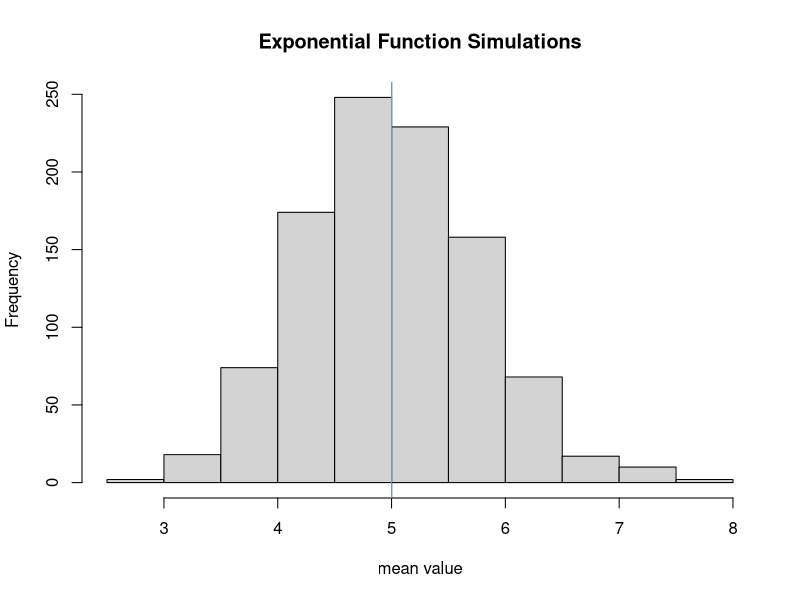
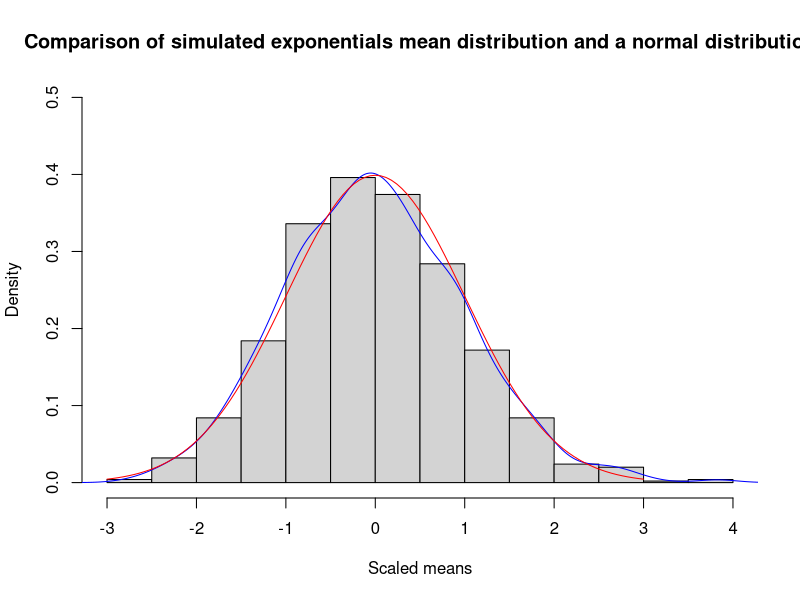

Reproduce these figures in R, in order.
## ---- chunk 1
set.seed(505) # in order results to be reproducible, I set the seed to a value 505
## ---- chunk 2
lambda <- 0.2
nosim <- 1000
n <- 40
## ---- chunk 3
exp_simulated <- matrix(rexp(nosim*n,lambda),nosim)
## ---- chunk 4
exp_sim_means <- apply(exp_simulated,1,mean)
## ---- chunk 5
sim_mean <- mean(exp_sim_means)
## ---- chunk 6
sim_mean
## ---- chunk 7
theoretical_mean <- 1/lambda
## ---- chunk 8
theoretical_mean
## ---- chunk 9
hist(exp_sim_means, xlab = "mean value", main = "Exponential Function Simulations")
abline(v = sim_mean, col = "blue")
abline(v = theoretical_mean, col = "green")
## ---- chunk 10
exp_sim_sd <- sd(exp_sim_means)
## ---- chunk 11
exp_sim_sd
## ---- chunk 12
exp_sim_var <- exp_sim_sd^2
## ---- chunk 13
exp_sim_var
## ---- chunk 14
exp_sim_var <- var(exp_sim_means)
## ---- chunk 15
exp_sim_var
## ---- chunk 16
exp_sim_sd_theoretical <- (1/lambda)/sqrt(n)
## ---- chunk 17
exp_sim_sd_theoretical
## ---- chunk 18
exp_sim_var_theoretical <- ((1/lambda)/sqrt(n))^2
## ---- chunk 19
exp_sim_var_theoretical
## ---- chunk 20
exp_sim_means_scaled <- scale(exp_sim_means)

hist(exp_sim_means_scaled,
     probability=T,
     main="Comparison of simulated exponentials mean distribution and a normal distribution",
     xlab="Scaled means",
     ylim=c(0, 0.5))
lines(density(exp_sim_means_scaled), col="blue") # distribution of our means

curve(dnorm(x,0,1), -3, 3, col="red", add=T) # normal distribution
